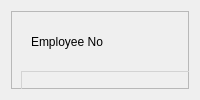
                <widget class="QWidget" name="tab_8">
                 <attribute name="title">
                  <string>Assign To Hostel</string>
                 </attribute>
                 <layout class="QVBoxLayout" name="verticalLayout_12">
                  <item>
                   <widget class="QFrame" name="frame_10">
                    <property name="styleSheet">
                     <string notr="true">
#frame_10 QLabel,QLineEdit,QComboBox,QDateEdit,QPushButton,QRadioButton{
	font: 10pt &quot;Montserrat&quot;;
}
#frame_10 QLineEdit {
	background-color:rgb(230, 230, 230);
	border: 1px solid lightgray;
	border-radius:0px;
}
#frame_10 QDateEdit,QTextEdit,QComboBox {
	background-color:rgb(230, 230, 230);
	border: 1px solid lightgray;
	border-radius:0px;
}

#frame_10 QPushButton{
	background-color:rgb(177, 177, 177);
	border: 1px solid lightgray;
	border-radius:0px;
}
QGroupBox{
	border: 1px solid lightgray;
	border-radius:0px;
}</string>
                    </property>
                    <property name="frameShape">
                     <enum>QFrame::StyledPanel</enum>
                    </property>
                    <property name="frameShadow">
                     <enum>QFrame::Raised</enum>
                    </property>
                    <widget class="QLabel" name="label_11">
                     <property name="geometry">
                      <rect>
                       <x>20</x>
                       <y>10</y>
                       <width>141</width>
                       <height>41</height>
                      </rect>
                     </property>
                     <property name="text">
                      <string>Employee No</string>
                     </property>
                    </widget>
                    <widget class="QLineEdit" name="EmployeeIDText_2">
                     <property name="geometry">
                      <rect>
                       <x>180</x>
                       <y>10</y>
                       <width>221</width>
                       <height>41</height>
                      </rect>
                     </property>
                     <property name="styleSheet">
                      <string notr="true"/>
                     </property>
                     <property name="text">
                      <string/>
                     </property>
                    </widget>
                    <widget class="QPushButton" name="SearchEmployeeButton">
                     <property name="geometry">
                      <rect>
                       <x>410</x>
                       <y>10</y>
                       <width>241</width>
                       <height>41</height>
                      </rect>
                     </property>
                     <property name="text">
                      <string>Search Employee</string>
                     </property>
                    </widget>
                    <widget class="QGroupBox" name="groupBox_2">
                     <property name="geometry">
                      <rect>
                       <x>10</x>
                       <y>60</y>
                       <width>651</width>
                       <height>171</height>
                      </rect>
                     </property>
                     <property name="title">
                      <string/>
                     </property>
                     <widget class="QPushButton" name="SameAssignmentButton">
                      <property name="geometry">
                       <rect>
                        <x>170</x>
                        <y>110</y>
                        <width>301</width>
                        <height>51</height>
                       </rect>
                      </property>
                      <property name="text">
                       <string>Save Assignment</string>
                      </property>
                     </widget>
                     <widget class="QLabel" name="label_12">
                      <property name="geometry">
                       <rect>
                        <x>10</x>
                        <y>10</y>
                        <width>141</width>
                        <height>41</height>
                       </rect>
                      </property>
                      <property name="text">
                       <string>Full Name</string>
                      </property>
                     </widget>
                     <widget class="QLabel" name="label_24">
                      <property name="geometry">
                       <rect>
                        <x>10</x>
                        <y>60</y>
                        <width>121</width>
                        <height>41</height>
                       </rect>
                      </property>
                      <property name="text">
                       <string>Assigned Hostel</string>
                      </property>
                     </widget>
                     <widget class="QLineEdit" name="EmployeeNameText_2">
                      <property name="geometry">
                       <rect>
                        <x>170</x>
                        <y>10</y>
                        <width>471</width>
                        <height>41</height>
                       </rect>
                      </property>
                      <property name="text">
                       <string/>
                      </property>
                     </widget>
                     <widget class="QComboBox" name="EmployeeHostelCombo">
                      <property name="enabled">
                       <bool>false</bool>
                      </property>
                      <property name="geometry">
                       <rect>
                        <x>170</x>
                        <y>60</y>
                        <width>301</width>
                        <height>41</height>
                       </rect>
                      </property>
                      <property name="locale">
                       <locale language="Afar" country="Ethiopia"/>
                      </property>
                     </widget>
                     <widget class="QPushButton" name="ChangeHostelButton">
                      <property name="geometry">
                       <rect>
                        <x>490</x>
                        <y>60</y>
                        <width>41</width>
                        <height>41</height>
                       </rect>
                      </property>
                      <property name="text">
                       <string/>
                      </property>
                      <property name="icon">
                       <iconset resource="assets/resources.qrc">
                        <normaloff>:/logos/change.png</normaloff>:/logos/change.png</iconset>
                      </property>
                      <property name="iconSize">
                       <size>
                        <width>30</width>
                        <height>30</height>
                       </size>
                      </property>
                     </widget>
                    </widget>
                   </widget>
                  </item>
                 </layout>
                </widget>
